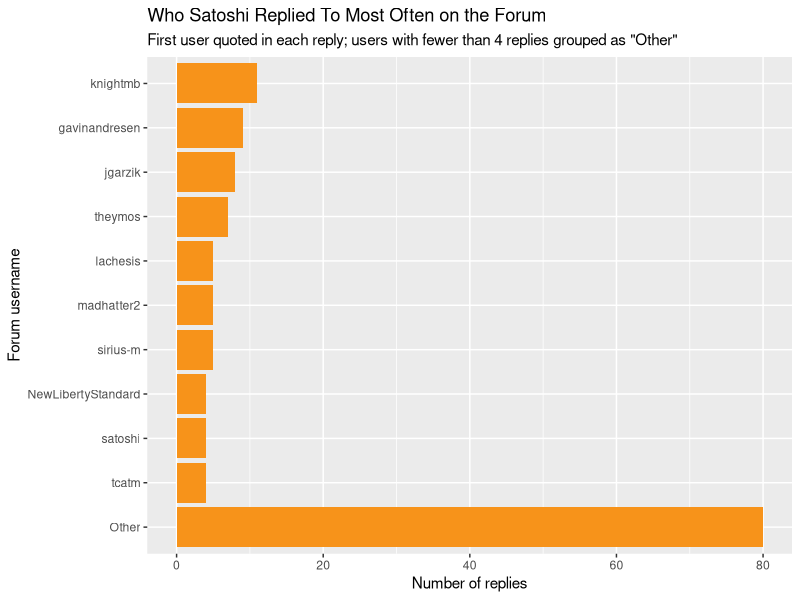

The R source for this figure:
## ---- chunk 1
library(tidyverse)

satoshi <- read_csv("data/satoshi_messages.csv") #load the data

#clean the data
satoshi_clean <- satoshi |>
  filter(!is.na(Message)) |>
  mutate(Message = str_replace_all(Message, "\u00a0", " "), #this dataset contains NO-BREAK SPACES, so I replaced them with normal spaces to make it easier down the road
         has_quote = str_detect(Message, "Quote from:")) #creates a new column, has_quote, marking whether the message was a reply to someone else's post

#isolate for replies
quotes <- satoshi_clean |>
  filter(has_quote) |> # keep only the messages where Satoshi quotes someone
  mutate(header = str_extract(Message, "Quote from: .+"), # pull out the first "Quote from: ..." line in each message, .+ stops at the end of a line
         date = mdy(str_extract(header, "[A-Z][a-z]+ \\d{1,2}, \\d{4}")), # find the date (capitalized month, 1–2 digit day, comma, 4-digit year)
         
         # " <word> <Month> <day>, <year>", so the date part isn't included
         user = str_extract(header, "(?<=Quote from: ).+(?= \\w+ [A-Z][a-z]+ \\d{1,2}, \\d{4})")) |> # lookbehind (?<=Quote from: ): start right after "Quote from: ", .+ will pull the characters that make up the username
            # lookahead (?= \\w+ [A-Z][a-z]+ \\d{1,2}, \\d{4}): stop just before WORD MONTH DAY YEAR. This is becaue the format for the forum replies goes: Quote from: USERNAME on DATE. 
        #So thus, we have extracted the username that Satoshi is replying to
  filter(!is.na(date)) #exclude the few cases where there is no date. 

#now lets clean up our quotes for plotting. 
quotes |>
  # keep users with 4+ replies; lump everyone else into "Other"
  mutate(user = fct_lump_min(user, min = 4),
         # order the users from most to fewest replies
         user = fct_infreq(user),
         # move "Other" to the end so it doesn't sit with the top users
         user = fct_relevel(user, "Other", after = Inf)) |> 
  # fct_rev() flips the order so the most-replied-to user is at the top
  ggplot(aes(y = fct_rev(user))) +
  # geom_bar() counts the rows (replies) for each user
  geom_bar(fill = "#F7931A") + #bitcoin orange
  labs(title = "Who Satoshi Replied To Most Often on the Forum",
       subtitle = "First user quoted in each reply; users with fewer than 4 replies grouped as \"Other\"",
       x = "Number of replies", y = "Forum username")
